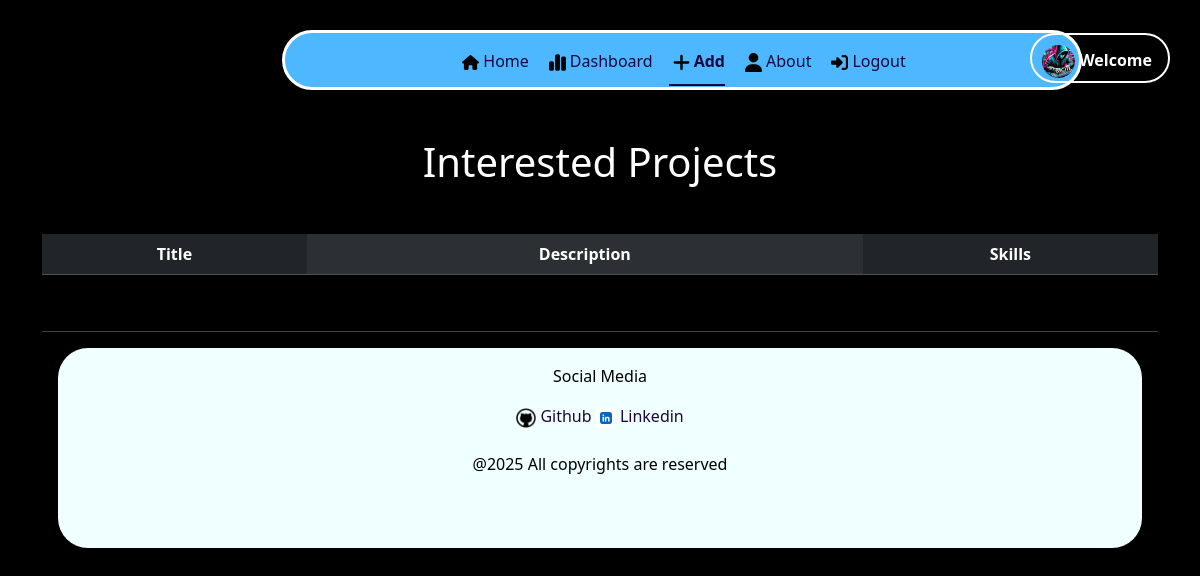
The page /interested/show (signed in) on the database as committed earlier.
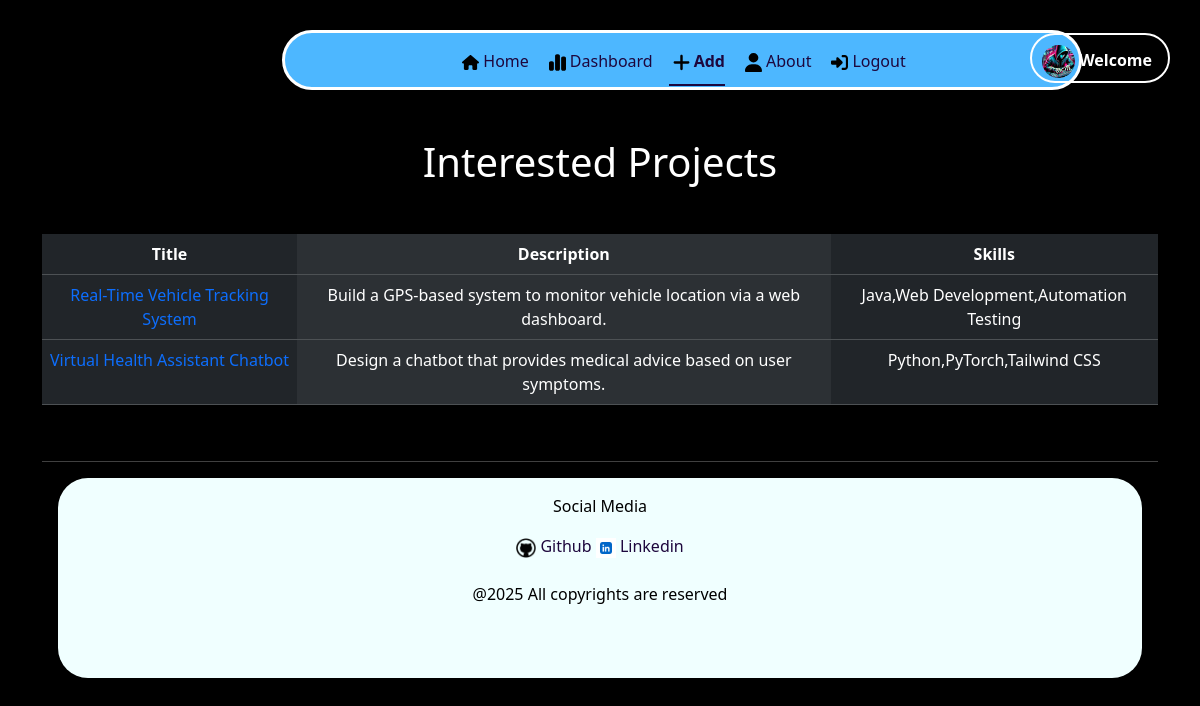
The same page on the database as committed later.
### application/model.py (models this page shows)
class Interest(db.Model):
    __tablename__ = 'interest'
    id = db.Column(db.Integer, nullable = False, primary_key = True)
    users_id = db.Column(db.ForeignKey('users.id'), nullable = False)
    project_id = db.Column(db.ForeignKey('projects.id'), nullable = False)

class Projects(db.Model):
    __tablename__ = 'projects'
    id = db.Column(db.Integer, primary_key = True, nullable = False)
    title = db.Column(db.String(50), nullable = False, unique = True)
    description = db.Column(db.Text, nullable = False)
    skills = db.Column(db.String, nullable = False)
    users_id = db.Column(db.Integer, db.ForeignKey('users.id'), nullable = False)
    interest = db.relationship('Interest', lazy = True, backref = 'project')
    discussion = db.relationship('Discussion', lazy = True, backref = 'project')

### application/routes.py (the view)
@app.route("/interested/show", methods = ["GET"])
@login_required
def interested_show():
    user = current_user
    interests = Interest.query.all()
    print(len(interests))
    interested = Interest.query.filter_by(users_id=user.id).all()
    return render_template("interest.html", interested = interested)

### application/routes.py (called while the page is built)
@login_manager.user_loader
def load_user(user_id):
    return Users.query.get(int(user_id))

### templates/interest.html (shortened to what this page needs)
{% extends "base.html" %}
{% block content %}
<section class = "container-fluid">
    <div class = "container">
        <div class="blurfle">
            <ul class = "nav justify-content-center nav-underline">
                <li class = "nav-item py-2">
                    <a class = "nav-link " href = "{{ url_for('user_home') }}" style = "color: rgb(29, 7, 61);"><img src = "/static/images/house-solid.svg" class = "m-1" style = "width:17px"/>Home</a>
                </li>
                <li class = "nav-item py-2">
                    <a class = "nav-link  " href = "{{ url_for('user_dashboard') }}" style = "color: rgb(29, 7, 61);"><img src = "/static/images/chart-simple-solid.svg" class = "m-1" style = "width:17px"/>Dashboard</a>
                </li>
                <li class = "nav-item py-2">
                    <a class = "nav-link active " href = "{{ url_for('user_add') }}" style = "color: rgb(29, 7, 61);"><img src = "/static/images/plus-solid.svg" class = "m-1" style = "width:17px"/>Add</a>
                </li>
                <li class = "nav-item py-2">
                    <a class = "nav-link " href = "{{ url_for('user_about') }}" style = "color: rgb(29, 7, 61);"><img src = "/static/images/user-solid.svg" class = "m-1" style = "width:17px"/>About</a>
                </li>
                <li class = "nav-item py-2">
                    <a class = "nav-link " href = "{{ url_for('logout') }}" style = "color: rgb(29, 7, 61);"><img src = "/static/images/right-to-bracket-solid.svg" class = "m-1" style = "width:17px"/>Logout</a>
                </li>
                    <div class = "position-absolute end-0 pe-3 ros " >
                        <b>
                            <img src = "/static/images/cyber.jpeg" style = "width:33px; border-radius:30px;">
                            <a href = "" style = "color: white;" class = "link"> Welcome </a> </b>
                    </div>
            </ul>
        </div>
                <div>
                    <h1 class = "text-center m-5">Interested Projects</h1>
                        <table class = "table table-dark table-striped-columns">
                            <tr class = "text-center">
                                <th>Title</th>
                                <th>Description</th>
                                <th>Skills</th>
                            </tr>
                            {% for interest in interested %}
                            <tr class = "text-center">
                                {%if interest.project %}
                                    <td><a href = "{{ url_for('discussion', project_id=interest.project.id) }}" class = "link">
                                            {{ interest.project.title }}
                                        </a>
                                    </td>
                                    <td>{{ interest.project.description }}</td>
                                    <td>{{ interest.project.skills }}</td>
                                {% endif %}
                            {% endfor %}
                            </tr>
                        </table>
                </div>
                <br/><hr/>
                <footer >
                    <div class = "text-center krindale p-3 m-3" >
                     <p>Social Media</p>
                     <a href = "https://github.com/jitendra-rathore-iitm" style = "color: rgb(29, 7, 61);" class = "link">
                         <img src = "/static/images/github.png" style = "width: 20px; ">
                         Github
                     </a>
                     <a href = "https://www.linkedin.com/in/jitendrarathore-/" style = "color: rgb(29, 7, 61);" class = "link">
                         <img src = "/static/images/linkedin.png" style = "width:20px;">
                         Linkedin
                     </a>
                     <br/>
                     <br/>
                     <div>
                         @2025 All copyrights are reserved
                     </div>
                     </div>
                 </footer>
        </div>
</section>
{% endblock %}

Rows that differ between the two databases and show on the page:
added Interest: project "Real-Time Vehicle Tracking System", project.description "Build a GPS-based system to monitor vehicle location via a web dashboard.", project.skills "Java,Web Development,Automation Testing"
added Interest: project "Virtual Health Assistant Chatbot", project.description "Design a chatbot that provides medical advice based on user symptoms.", project.skills "Python,PyTorch,Tailwind CSS"
